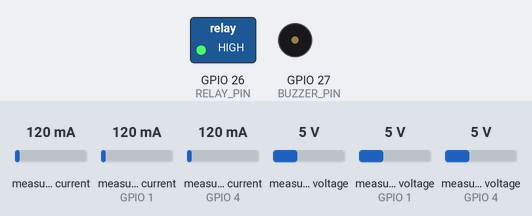
The sketch below on a simulated ESP32. Shown: switched loads named in the sketch (green lamp = pin HIGH), buzzer (waves = sounding). The inputs (shaded band) are chosen by the test bench; at power-on: measured voltage 5 V, measured current 120 mA, measured current (sensors on GPIO 1, GPIO 4) 120 mA, measured voltage (sensors on GPIO 1, GPIO 4) 5 V. WiFi joins after 1.5 s; servers stay silent unless stated; no MQTT or app messages arrive unless stated; what the sketch prints to the serial monitor is not drawn.

Above: at 2.8 s.
2.9 s: measured voltage (sensor 0) set to 10.6 V
15.0 s: measured voltage (sensor 0) set to 10.9 V
At 15.09 s:
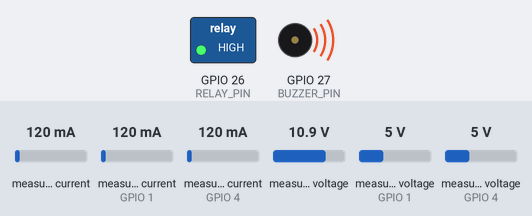
26.6 s: measured voltage (sensor 0) set to 0.3 V
At 30.9 s:
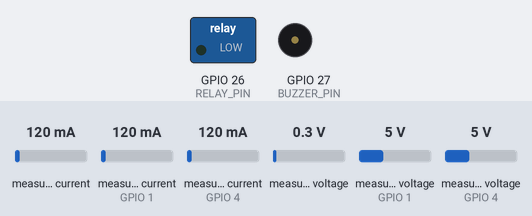
36.8 s: measured voltage (sensor 0) set to 11.2 V
At 41.2 s:
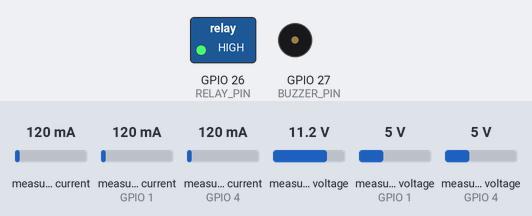
Timing chart, 0 to 46.7 s (numbered marks = the images above; inputs shaded):
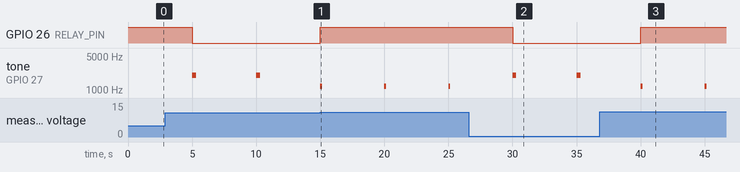

Measured:
- the behaviour switches between 10.7 and 10.8 V on measured voltage (sensor 0) (found by bisection; images 0 and 1)
- after the input at 15.0 s, GPIO 26 (RELAY_PIN): LOW → HIGH at once
- after the input at 26.6 s, GPIO 26 (RELAY_PIN): HIGH → LOW after 3.4 s
- after the input at 36.8 s, GPIO 26 (RELAY_PIN): LOW → HIGH after 3.2 s
- by itself, tone on GPIO 27 (BUZZER_PIN): alternates 2000 Hz for 0.30 s and silent for 4.7 s

The sketch:

esp32_microgrid_node.ino
```cpp
/*
  Microgrid Watch — Node 01
  ESP32 firmware: reads 3x INA219 sensors (panel/battery/load), publishes
  telemetry to HiveMQ Cloud over MQTT/TLS, controls a relay (load shed)
  and a buzzer (alerts), and serves a local fallback web dashboard if
  WiFi/broker is unreachable.

  Libraries needed (Library Manager):
    - PubSubClient        by Nick O'Leary
    - Adafruit INA219      by Adafruit
    - ArduinoJson          by Benoit Blanchon
  Board: ESP32 core installed via Boards Manager.
*/

#include <WiFi.h>
#include <WiFiClientSecure.h>
#include <PubSubClient.h>
#include <Wire.h>
#include <Adafruit_INA219.h>
#include <ArduinoJson.h>
#include <WebServer.h>

// ---------------- USER CONFIG ----------------
const char* WIFI_SSID     = "YOUR_WIFI_SSID";
const char* WIFI_PASS     = "YOUR_WIFI_PASSWORD";

// HiveMQ Cloud → Cluster details. Use the RAW MQTT/TLS port (8883) here,
// not the WebSocket port (8884) that the browser dashboard uses.
const char* MQTT_HOST     = "xxxxxxxx.s1.eu.hivemq.cloud";
const int   MQTT_PORT     = 8883;
const char* MQTT_USER     = "YOUR_HIVEMQ_USERNAME";
const char* MQTT_PASS     = "YOUR_HIVEMQ_PASSWORD";
const char* MQTT_TOPIC    = "microgrid/site1/telemetry";
const char* MQTT_CLIENT_ID = "esp32-microgrid-node01";

const unsigned long PUBLISH_INTERVAL_MS = 5000;   // telemetry cadence

// Load-shed / alert thresholds (mirror the dashboard defaults; keep in sync
// if you change them there, or later swap this for values read over MQTT).
const float BATT_LOW_V    = 11.5;
const float BATT_CRIT_V   = 10.8;
const float LOAD_I_MAX    = 10.0;
const float LOAD_P_MAX    = 100.0;

// Pins
const int RELAY_PIN  = 26;   // drives the load-shed relay (active HIGH — adjust if your module is active LOW)
const int BUZZER_PIN = 27;

// INA219 I2C addresses (set via A0/A1 solder pads on the breakout)
const uint8_t ADDR_PANEL   = 0x41;
const uint8_t ADDR_BATTERY = 0x40;
const uint8_t ADDR_LOAD    = 0x44;

// ---------------- globals ----------------
Adafruit_INA219 inaPanel(ADDR_PANEL);
Adafruit_INA219 inaBattery(ADDR_BATTERY);
Adafruit_INA219 inaLoad(ADDR_LOAD);

WiFiClientSecure tlsClient;
PubSubClient mqttClient(tlsClient);
WebServer webServer(80);

unsigned long lastPublish = 0;
bool relayOn = true;

struct Reading {
  float panelV, panelI, panelP;
  float batteryV, batteryI, batteryP;
  float loadV, loadI, loadP;
} latest;

// ---------------- WiFi ----------------
void connectWiFi(){
  WiFi.mode(WIFI_STA);
  WiFi.begin(WIFI_SSID, WIFI_PASS);
  Serial.print("Connecting to WiFi");
  unsigned long start = millis();
  while (WiFi.status() != WL_CONNECTED && millis() - start < 20000) {
    delay(400);
    Serial.print(".");
  }
  if (WiFi.status() == WL_CONNECTED) {
    Serial.println("\nWiFi connected: " + WiFi.localIP().toString());
  } else {
    Serial.println("\nWiFi connection failed — will retry in loop()");
  }
}

// ---------------- MQTT ----------------
void connectMqtt(){
  if (WiFi.status() != WL_CONNECTED) return;
  if (mqttClient.connected()) return;

  Serial.print("Connecting to HiveMQ Cloud...");
  if (mqttClient.connect(MQTT_CLIENT_ID, MQTT_USER, MQTT_PASS)) {
    Serial.println(" connected.");
  } else {
    Serial.print(" failed, rc=");
    Serial.println(mqttClient.state());
  }
}

void publishTelemetry(){
  StaticJsonDocument<384> doc;
  doc["panelV"]   = latest.panelV;
  doc["panelI"]   = latest.panelI;
  doc["panelP"]   = latest.panelP;
  doc["batteryV"] = latest.batteryV;
  doc["batteryI"] = latest.batteryI;
  doc["batteryP"] = latest.batteryP;
  doc["loadV"]    = latest.loadV;
  doc["loadI"]    = latest.loadI;
  doc["loadP"]    = latest.loadP;
  doc["relayOn"]  = relayOn;

  char payload[384];
  size_t n = serializeJson(doc, payload);

  if (mqttClient.connected()) {
    mqttClient.publish(MQTT_TOPIC, payload, n);
  }
  Serial.println(payload);
}

// ---------------- sensors ----------------
void readSensors(){
  latest.panelV = inaPanel.getBusVoltage_V();
  latest.panelI = inaPanel.getCurrent_mA() / 1000.0;
  latest.panelP = latest.panelV * latest.panelI;

  latest.batteryV = inaBattery.getBusVoltage_V();
  latest.batteryI = inaBattery.getCurrent_mA() / 1000.0;
  latest.batteryP = latest.batteryV * latest.batteryI;

  latest.loadV = inaLoad.getBusVoltage_V();
  latest.loadI = inaLoad.getCurrent_mA() / 1000.0;
  latest.loadP = latest.loadV * latest.loadI;
}

// ---------------- protection logic ----------------
void evaluateProtection(){
  bool critical = latest.batteryV > 0 && latest.batteryV < BATT_CRIT_V;
  bool overCurrent = latest.loadI > LOAD_I_MAX || latest.loadP > LOAD_P_MAX;

  if (critical || overCurrent) {
    relayOn = false;
    digitalWrite(RELAY_PIN, LOW);   // shed the load
    tone(BUZZER_PIN, 2000, 300);
  } else {
    relayOn = true;
    digitalWrite(RELAY_PIN, HIGH);
  }

  if (latest.batteryV > 0 && latest.batteryV < BATT_LOW_V && !critical) {
    tone(BUZZER_PIN, 1200, 150);    // short low-battery chirp, not a full shed
  }
}

// ---------------- local fallback web dashboard ----------------
void handleRoot(){
  char html[900];
  snprintf(html, sizeof(html),
    "<!DOCTYPE html><html><head><meta charset='utf-8'>"
    "<meta name='viewport' content='width=device-width,initial-scale=1'>"
    "<title>Node 01 — local fallback</title>"
    "<style>body{font-family:monospace;background:#10161a;color:#edf0ec;padding:20px}"
    "h1{font-size:16px}div{margin:6px 0;padding:8px;background:#161f24;border-radius:8px}</style>"
    "<meta http-equiv='refresh' content='5'></head><body>"
    "<h1>MICROGRID·WATCH — local fallback (no broker)</h1>"
    "<div>Panel: %.2f V | %.2f A | %.1f W</div>"
    "<div>Battery: %.2f V | %.2f A | %.1f W</div>"
    "<div>Load: %.2f V | %.2f A | %.1f W</div>"
    "<div>Relay: %s</div>"
    "</body></html>",
    latest.panelV, latest.panelI, latest.panelP,
    latest.batteryV, latest.batteryI, latest.batteryP,
    latest.loadV, latest.loadI, latest.loadP,
    relayOn ? "closed (load powered)" : "open (load shed)"
  );
  webServer.send(200, "text/html", html);
}

// ---------------- setup / loop ----------------
void setup(){
  Serial.begin(115200);
  pinMode(RELAY_PIN, OUTPUT);
  pinMode(BUZZER_PIN, OUTPUT);
  digitalWrite(RELAY_PIN, HIGH);

  Wire.begin();
  inaPanel.begin();
  inaBattery.begin();
  inaLoad.begin();

  connectWiFi();

  // HiveMQ Cloud uses a publicly trusted CA (Let's Encrypt / ISRG Root X1).
  // setInsecure() skips certificate validation for simplicity — fine for a
  // bench/rural deployment, but swap in setCACert() with the ISRG Root X1
  // PEM if you want full chain verification.
  tlsClient.setInsecure();
  mqttClient.setServer(MQTT_HOST, MQTT_PORT);

  webServer.on("/", handleRoot);
  webServer.begin();

  Serial.println("Setup complete.");
}

void loop(){
  if (WiFi.status() != WL_CONNECTED) {
    connectWiFi();
  }
  if (!mqttClient.connected()) {
    connectMqtt();
  }
  mqttClient.loop();
  webServer.handleClient();

  if (millis() - lastPublish >= PUBLISH_INTERVAL_MS) {
    lastPublish = millis();
    readSensors();
    evaluateProtection();
    publishTelemetry();
  }
}
```
